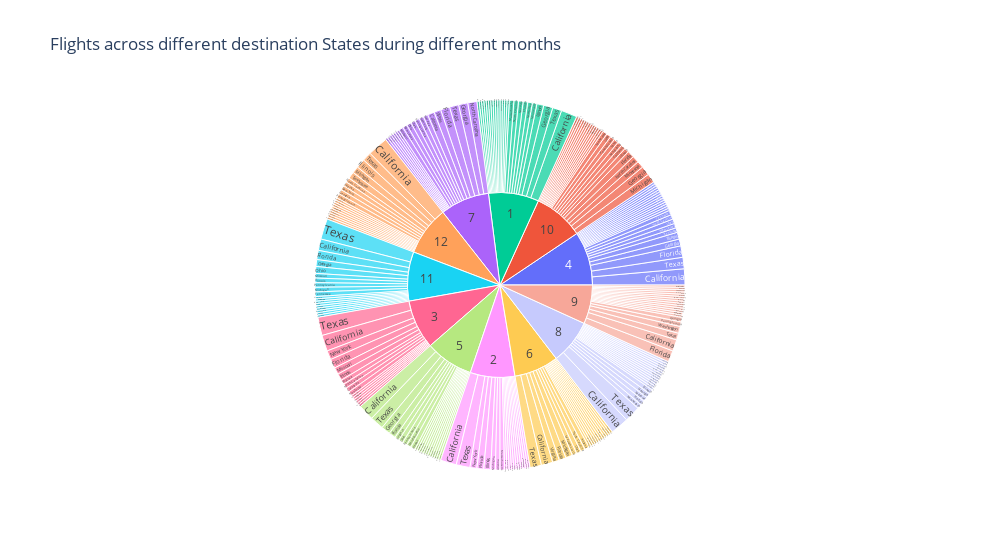

The code cell stored with this chart in its notebook:
### Code cell
import plotly.express as px
fig = px.sunburst(path = [airline_sample["Month"], airline_sample["DestStateName"]],  
                  values = airline_sample["Flights"], 
                  width = 1000,
                  height = 550,
                  title = "Flights across different destination States during different months")
fig.show()

### Figure 1 — Plotly figure (JSON) as saved in the notebook; plotly's stock layout.template omitted (floating-point values rounded to 4 significant figures; data arrays with more than 128 entries replaced by an {"elided": "..."} marker saying what was removed)
{"data": [{"branchvalues": "total", "domain": {"x": [0, 1], "y": [0, 1]}, "hovertemplate": "labels=%{label}<br>value=%{value}<br>parent=%{parent}<br>id=%{id}<extra></extra>", "ids": {"elided": "262 str values"}, "labels": {"elided": "262 str values"}, "name": "", "parents": {"elided": "262 str values"}, "type": "sunburst", "values": {"elided": "262 float values"}}], "layout": {"height": 550, "legend": {"tracegroupgap": 0}, "title": {"text": "Flights across different destination States during different months"}, "width": 1000}}
